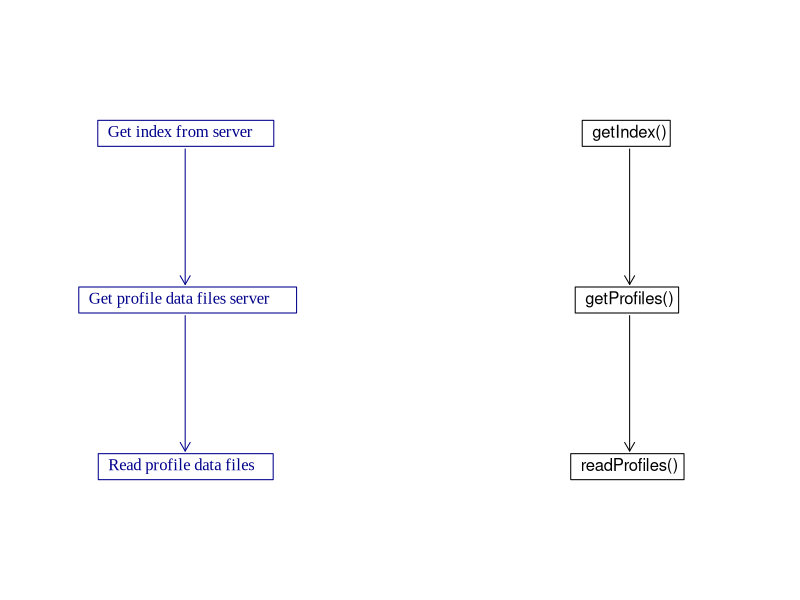

Generate this figure with R:
colText <- "darkblue"
colCode <- "black"
PNG <- TRUE
library(graphics)
textInBox <- function(x, y, text, cex=1, pos=4, center=TRUE, family="Times New Roman", col="black")
{
    message(text)
    message("  x=", x, " y=", y)
    w <- graphics::strwidth(text)
    h <- graphics::strheight(text)
    message("  w=", w, ", h=", h)
    if (center)
        x <- x - w/2
    message("  x=", x, " y=", y)
    text(x, y, text, cex=cex, pos=pos, family=family, col=col)
    rect(x, y-h, x+1.1*w, y+h, border=col)
    invisible(list(w=w, h=h))
}
if (PNG) png("workflow.png", width=4, height=1.5, unit="in", res=120, pointsize=9)
par(mar=rep(0,4))
plot(c(0, 1), c(0, 1), type="n", xlab="", ylab="", axes=FALSE)
x0 <- 0.2
y0 <- 0.8
dy <- 0.3
wh <- textInBox(x0, y0, "Get index from server", col=colText)
h <- wh$h * 1.2
xarrow <- x0 + 0.01 # not sure why we need to move it
arrows(xarrow, y0-h, xarrow, y0-dy+h, length=0.1, col=colText)
y0 <- y0 - dy
textInBox(x0, y0, "Get profile data files server", col=colText)
arrows(xarrow, y0-h, xarrow, y0-dy+h, length=0.1, col=colText)
y0 <- y0 - dy
textInBox(x0, y0, "Read profile data files", col=colText)

x0 <- 0.8
y0 <- 0.8
dy <- 0.3
wh <- textInBox(x0, y0, "getIndex() ", family="sans", col=colCode)
h <- wh$h * 1.2
xarrow <- x0 + 0.01 # not sure why we need to move it
arrows(xarrow, y0-h, xarrow, y0-dy+h, length=0.1)
y0 <- y0 - dy
textInBox(x0, y0, "getProfiles() ", family="sans", col=colCode)
arrows(xarrow, y0-h, xarrow, y0-dy+h, length=0.1)
y0 <- y0 - dy
textInBox(x0, y0, "readProfiles() ", family="sans", col=colCode)

if (PNG) dev.off()

